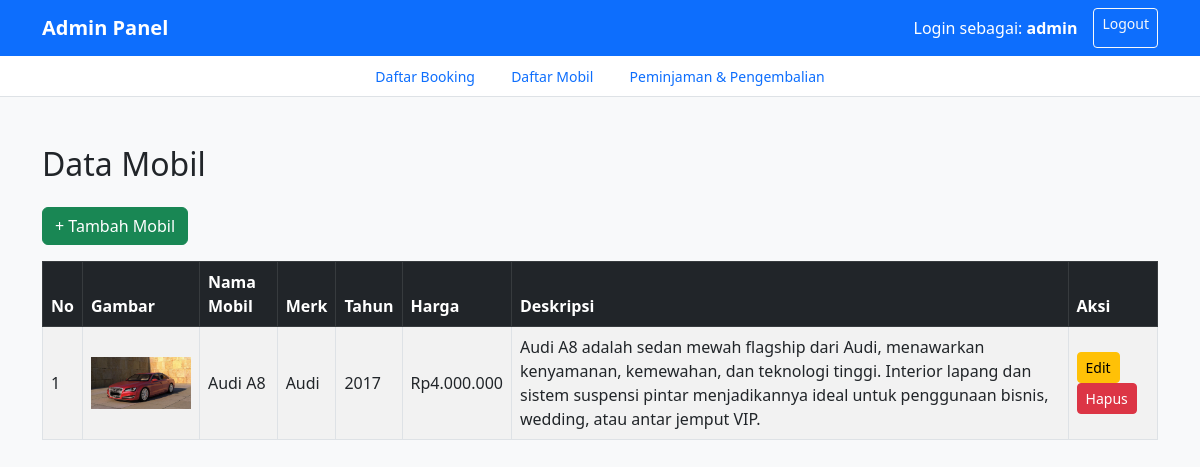
The app's page /admin/mobil.php (signed in) with its own data.
### tables this page shows
CREATE TABLE `mobil` (
  `id` int NOT NULL,
  `nama_mobil` varchar(100) NOT NULL,
  `merk` varchar(50) NOT NULL,
  `tahun` int NOT NULL,
  `harga` decimal(15,2) NOT NULL,
  `gambar` varchar(255) DEFAULT NULL,
  `deskripsi` text,
  `created_at` timestamp NULL DEFAULT CURRENT_TIMESTAMP
);

### admin/mobil.php (the view, shortened to what this page needs)
<?php
require '../koneksi.php';
$result = mysqli_query($conn, "SELECT * FROM mobil");
?>
<!DOCTYPE html>
<html lang="id">
<head>
    <link href="https://cdn.jsdelivr.net/npm/bootstrap@5.3.0/dist/css/bootstrap.min.css" rel="stylesheet">
</head>
<body class="bg-light">
    <nav class="navbar navbar-expand-lg navbar-dark bg-primary">
        <div class="container">
            <a class="navbar-brand fw-bold" href="#">Admin Panel</a>
            <div class="d-flex">
                <span class="navbar-text me-3 text-white">
                    Login sebagai: <strong><?= $_SESSION['username']; ?></strong>
                </span>
                <a href="../logout.php" class="btn btn-outline-light btn-sm">Logout</a>
            </div>
        </div>
    </nav>
    <div class="bg-white border-bottom py-2">
        <div class="container text-center">
            <a href="booking.php" class="text-decoration-none text-primary mx-3 small">Daftar Booking</a>
            <a href="mobil.php" class="text-decoration-none text-primary mx-3 small">Daftar Mobil</a>
            <a href="peminjaman.php" class="text-decoration-none text-primary mx-3 small">Peminjaman & Pengembalian</a>
        </div>
    </div>
<div class="container py-5">
    <h2 class="mb-4">Data Mobil</h2>
    <a href="tambah_mobil.php" class="btn btn-success mb-3">+ Tambah Mobil</a>
    <table class="table table-striped table-bordered align-middle">
        <thead class="table-dark">
            <tr>
                <th>No</th>
                <th>Gambar</th>
                <th>Nama Mobil</th>
                <th>Merk</th>
                <th>Tahun</th>
                <th>Harga</th>
                <th>Deskripsi</th>
                <th>Aksi</th>
            </tr>
        </thead>
        <tbody>
        <?php $no = 1; while ($mobil = mysqli_fetch_assoc($result)) : ?>
            <tr>
                <td><?= $no++ ?></td>
                <td><img src="../images/<?= $mobil['gambar'] ?>" width="100" style="object-fit: cover;"></td>
                <td><?= htmlspecialchars($mobil['nama_mobil']) ?></td>
                <td><?= htmlspecialchars($mobil['merk']) ?></td>
                <td><?= htmlspecialchars($mobil['tahun']) ?></td>
                <td>Rp<?= number_format($mobil['harga'], 0, ',', '.') ?></td>
                <td><?= htmlspecialchars($mobil['deskripsi']) ?></td>
                <td>
                    <a href="edit_mobil.php?id=<?= $mobil['id'] ?>" class="btn btn-warning btn-sm">Edit</a>
                    <a href="hapus_mobil.php?id=<?= $mobil['id'] ?>" class="btn btn-danger btn-sm" onclick="return confirm('Yakin ingin menghapus?')">Hapus</a>
                </td>
            </tr>
        <?php endwhile; ?>
        </tbody>
    </table>
</div>
</body>
</html>

### records on screen
mobil: gambar (picture), nama_mobil "Audi A8", merk "Audi", tahun "2017", harga "4.000.000", deskripsi "Audi A8 adalah sedan mewah flagship dari Audi, menawarkan kenyamanan, kemewahan, dan teknologi tinggi. Interior lapang dan sistem suspensi pintar menjadikannya ideal untuk penggunaan bisnis, wedding, atau antar jemput VIP."

### other values on screen
$_SESSION['username'] "admin"
